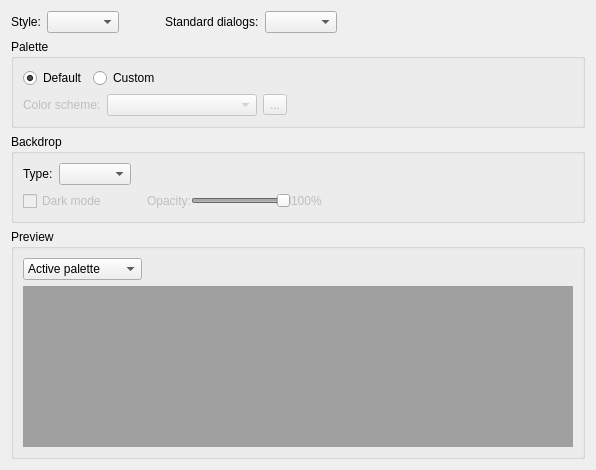
<?xml version="1.0" encoding="UTF-8"?>
<ui version="4.0">
 <class>AppearancePage</class>
 <widget class="QWidget" name="AppearancePage">
  <property name="geometry">
   <rect>
    <x>0</x>
    <y>0</y>
    <width>596</width>
    <height>470</height>
   </rect>
  </property>
  <property name="windowTitle">
   <string notr="true">Form</string>
  </property>
  <layout class="QVBoxLayout" name="verticalLayout">
   <item>
    <layout class="QHBoxLayout" name="horizontalLayout_3">
     <item>
      <widget class="QLabel" name="label">
       <property name="text">
        <string>Style:</string>
       </property>
      </widget>
     </item>
     <item>
      <widget class="QComboBox" name="styleComboBox"/>
     </item>
     <item>
      <spacer name="horizontalSpacer_5">
       <property name="orientation">
        <enum>Qt::Horizontal</enum>
       </property>
       <property name="sizeType">
        <enum>QSizePolicy::Fixed</enum>
       </property>
       <property name="sizeHint" stdset="0">
        <size>
         <width>40</width>
         <height>0</height>
        </size>
       </property>
      </spacer>
     </item>
     <item>
      <widget class="QLabel" name="dialogLabel">
       <property name="text">
        <string>Standard dialogs:</string>
       </property>
      </widget>
     </item>
     <item>
      <widget class="QComboBox" name="dialogComboBox"/>
     </item>
     <item>
      <spacer name="horizontalSpacer">
       <property name="orientation">
        <enum>Qt::Horizontal</enum>
       </property>
       <property name="sizeHint" stdset="0">
        <size>
         <width>40</width>
         <height>20</height>
        </size>
       </property>
      </spacer>
     </item>
    </layout>
   </item>
   <item>
    <widget class="QGroupBox" name="paletteGroupBox">
     <property name="title">
      <string>Palette</string>
     </property>
     <layout class="QVBoxLayout" name="_2">
      <item>
       <layout class="QHBoxLayout" name="horizontalLayout">
        <property name="spacing">
         <number>6</number>
        </property>
        <item>
         <widget class="QRadioButton" name="defaultPaletteButton">
          <property name="text">
           <string>Default</string>
          </property>
          <property name="checked">
           <bool>true</bool>
          </property>
         </widget>
        </item>
        <item>
         <widget class="QRadioButton" name="customPaletteButton">
          <property name="text">
           <string>Custom</string>
          </property>
         </widget>
        </item>
        <item>
         <spacer name="horizontalSpacer_3">
          <property name="orientation">
           <enum>Qt::Horizontal</enum>
          </property>
          <property name="sizeHint" stdset="0">
           <size>
            <width>230</width>
            <height>20</height>
           </size>
          </property>
         </spacer>
        </item>
       </layout>
      </item>
      <item>
       <layout class="QHBoxLayout" name="horizontalLayout_2">
        <item>
         <widget class="QLabel" name="colorScheeLabel">
          <property name="enabled">
           <bool>false</bool>
          </property>
          <property name="text">
           <string>Color scheme:</string>
          </property>
         </widget>
        </item>
        <item>
         <widget class="QComboBox" name="colorSchemeComboBox">
          <property name="enabled">
           <bool>false</bool>
          </property>
          <property name="minimumSize">
           <size>
            <width>150</width>
            <height>0</height>
           </size>
          </property>
          <property name="focusPolicy">
           <enum>Qt::TabFocus</enum>
          </property>
         </widget>
        </item>
        <item>
         <widget class="QToolButton" name="colorSchemeButton">
          <property name="enabled">
           <bool>false</bool>
          </property>
          <property name="text">
           <string>...</string>
          </property>
          <property name="popupMode">
           <enum>QToolButton::InstantPopup</enum>
          </property>
          <property name="arrowType">
           <enum>Qt::NoArrow</enum>
          </property>
         </widget>
        </item>
        <item>
         <spacer name="horizontalSpacer_4">
          <property name="orientation">
           <enum>Qt::Horizontal</enum>
          </property>
          <property name="sizeHint" stdset="0">
           <size>
            <width>40</width>
            <height>20</height>
           </size>
          </property>
         </spacer>
        </item>
       </layout>
      </item>
     </layout>
    </widget>
   </item>
   <item>
    <widget class="QGroupBox" name="backdropBox">
     <property name="title">
      <string>Backdrop</string>
     </property>
     <layout class="QVBoxLayout" name="verticalLayout_2">
      <item>
       <layout class="QHBoxLayout" name="horizontalLayout_4">
        <item>
         <widget class="QLabel" name="label_2">
          <property name="text">
           <string>Type:</string>
          </property>
         </widget>
        </item>
        <item>
         <widget class="QComboBox" name="backdropTypeComboBox"/>
        </item>
        <item>
         <spacer name="horizontalSpacer_6">
          <property name="orientation">
           <enum>Qt::Horizontal</enum>
          </property>
          <property name="sizeHint" stdset="0">
           <size>
            <width>40</width>
            <height>20</height>
           </size>
          </property>
         </spacer>
        </item>
       </layout>
      </item>
      <item>
       <widget class="QWidget" name="backdropSettings" native="true">
        <property name="enabled">
         <bool>false</bool>
        </property>
        <layout class="QHBoxLayout" name="horizontalLayout_5">
         <property name="spacing">
          <number>0</number>
         </property>
         <property name="leftMargin">
          <number>0</number>
         </property>
         <property name="topMargin">
          <number>0</number>
         </property>
         <property name="rightMargin">
          <number>0</number>
         </property>
         <property name="bottomMargin">
          <number>0</number>
         </property>
         <item>
          <widget class="QCheckBox" name="backdropDarkModeCheckBox">
           <property name="text">
            <string>Dark mode</string>
           </property>
          </widget>
         </item>
         <item>
          <spacer name="horizontalSpacer_8">
           <property name="orientation">
            <enum>Qt::Horizontal</enum>
           </property>
           <property name="sizeType">
            <enum>QSizePolicy::Fixed</enum>
           </property>
           <property name="sizeHint" stdset="0">
            <size>
             <width>40</width>
             <height>20</height>
            </size>
           </property>
          </spacer>
         </item>
         <item>
          <widget class="QLabel" name="label_3">
           <property name="text">
            <string>Opacity:</string>
           </property>
          </widget>
         </item>
         <item>
          <widget class="QSlider" name="backdropOpacitySlider">
           <property name="sizePolicy">
            <sizepolicy hsizetype="Preferred" vsizetype="Preferred">
             <horstretch>0</horstretch>
             <verstretch>0</verstretch>
            </sizepolicy>
           </property>
           <property name="minimumSize">
            <size>
             <width>100</width>
             <height>0</height>
            </size>
           </property>
           <property name="maximum">
            <number>100</number>
           </property>
           <property name="value">
            <number>100</number>
           </property>
           <property name="orientation">
            <enum>Qt::Horizontal</enum>
           </property>
          </widget>
         </item>
         <item>
          <widget class="QLabel" name="backdropOpacityLabel">
           <property name="text">
            <string notr="true">100%</string>
           </property>
          </widget>
         </item>
         <item>
          <spacer name="horizontalSpacer_7">
           <property name="orientation">
            <enum>Qt::Horizontal</enum>
           </property>
           <property name="sizeHint" stdset="0">
            <size>
             <width>231</width>
             <height>20</height>
            </size>
           </property>
          </spacer>
         </item>
        </layout>
       </widget>
      </item>
     </layout>
    </widget>
   </item>
   <item>
    <widget class="QGroupBox" name="groupBox">
     <property name="title">
      <string>Preview</string>
     </property>
     <layout class="QGridLayout" name="gridLayout">
      <item row="0" column="0">
       <widget class="QComboBox" name="paletteComboBox">
        <property name="focusPolicy">
         <enum>Qt::TabFocus</enum>
        </property>
        <item>
         <property name="text">
          <string>Active palette</string>
         </property>
        </item>
        <item>
         <property name="text">
          <string>Inactive palette</string>
         </property>
        </item>
        <item>
         <property name="text">
          <string>Disabled palette</string>
         </property>
        </item>
       </widget>
      </item>
      <item row="0" column="1">
       <spacer name="horizontalSpacer_2">
        <property name="orientation">
         <enum>Qt::Horizontal</enum>
        </property>
        <property name="sizeHint" stdset="0">
         <size>
          <width>82</width>
          <height>20</height>
         </size>
        </property>
       </spacer>
      </item>
      <item row="1" column="0" colspan="2">
       <widget class="QMdiArea" name="mdiArea">
        <property name="activationOrder">
         <enum>QMdiArea::ActivationHistoryOrder</enum>
        </property>
        <property name="tabsMovable">
         <bool>false</bool>
        </property>
       </widget>
      </item>
     </layout>
    </widget>
   </item>
  </layout>
 </widget>
 <tabstops>
  <tabstop>defaultPaletteButton</tabstop>
  <tabstop>customPaletteButton</tabstop>
  <tabstop>colorSchemeComboBox</tabstop>
  <tabstop>colorSchemeButton</tabstop>
  <tabstop>paletteComboBox</tabstop>
 </tabstops>
 <resources/>
 <connections>
  <connection>
   <sender>customPaletteButton</sender>
   <signal>toggled(bool)</signal>
   <receiver>colorScheeLabel</receiver>
   <slot>setEnabled(bool)</slot>
   <hints>
    <hint type="sourcelabel">
     <x>160</x>
     <y>79</y>
    </hint>
    <hint type="destinationlabel">
     <x>77</x>
     <y>104</y>
    </hint>
   </hints>
  </connection>
  <connection>
   <sender>customPaletteButton</sender>
   <signal>toggled(bool)</signal>
   <receiver>colorSchemeComboBox</receiver>
   <slot>setEnabled(bool)</slot>
   <hints>
    <hint type="sourcelabel">
     <x>144</x>
     <y>75</y>
    </hint>
    <hint type="destinationlabel">
     <x>146</x>
     <y>100</y>
    </hint>
   </hints>
  </connection>
  <connection>
   <sender>customPaletteButton</sender>
   <signal>toggled(bool)</signal>
   <receiver>colorSchemeButton</receiver>
   <slot>setEnabled(bool)</slot>
   <hints>
    <hint type="sourcelabel">
     <x>177</x>
     <y>78</y>
    </hint>
    <hint type="destinationlabel">
     <x>288</x>
     <y>116</y>
    </hint>
   </hints>
  </connection>
 </connections>
</ui>
